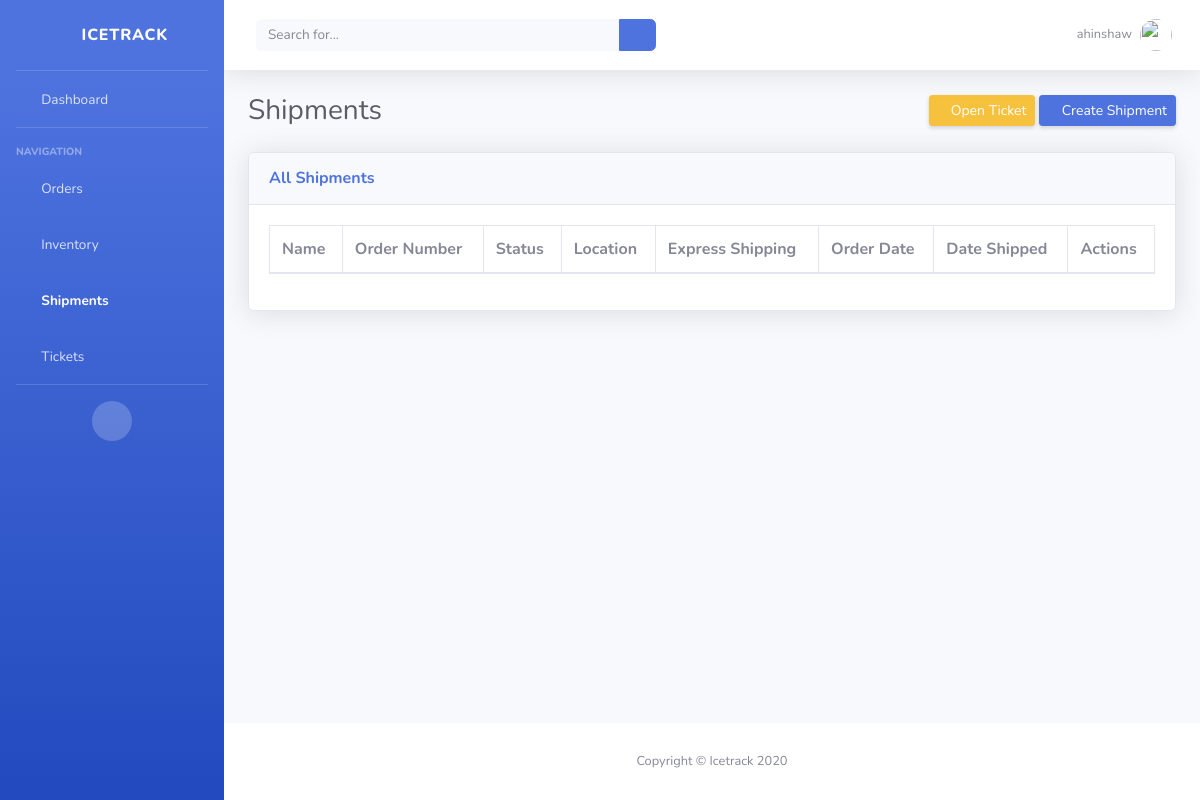
Page /shipments/ (signed in) on the earlier database version.
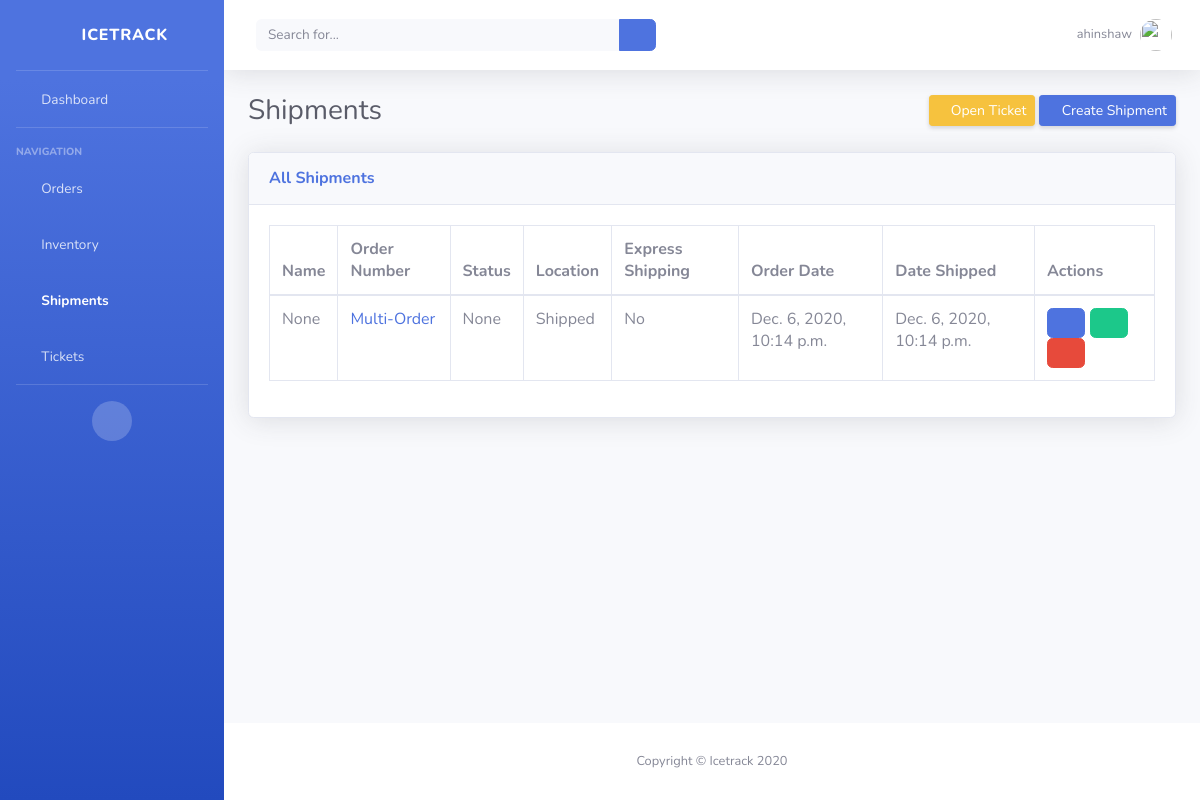
Same page on the later database version.
### icetrack/models.py (models this page shows, shortened)
class Shipment(models.Model):
    STATUS_CHOICES = [
        ('Unshipped', 'Unshipped'),
        ('Shipped', 'Shipped'),
        ('Lost', 'Lost'),
        ('Delayed', 'Delayed'),
        ('Delivered', 'Delivered'),
        ('Canceled', 'Canceled'),
    ]
    name = models.CharField(max_length=50, blank=True, null=True)
    attached_order = models.ForeignKey('Order', on_delete=models.CASCADE, null=True)
    location = models.CharField(max_length=50, blank=True, null=True)
    status = models.CharField(max_length=10, choices=STATUS_CHOICES, default='Unshipped')
    is_express_shipping = models.BooleanField(default=False, blank=True, null=True)
    order_date = models.DateTimeField(auto_now_add=True, auto_now=False)
    shipped_date = models.DateTimeField(blank=True, null=True, auto_now_add=False, auto_now=False)

class Order(models.Model):
    STATUS_CHOICES = [
        ('Placed', 'Placed'),
        ('Fulfilled', 'Fulfilled'),
        ('Canceled', 'Canceled'),
    ]
    name = models.CharField(max_length=50, blank=True, null=True)
    items = models.ManyToManyField('Inventory', blank=True, through='OrderItem')
    status = models.CharField(max_length=10, choices=STATUS_CHOICES, default='Placed')
    order_date = models.DateTimeField(auto_now_add=True, auto_now=False)
    created_by = models.ForeignKey(User, on_delete=models.CASCADE)
    def __str__(self):
        return str(self.name)

### icetrack/views.py (the view)
# urls.py: path('shipments/', ShipmentsPageView.as_view(), name="shipments"),
@method_decorator(login_required, name='dispatch')
class ShipmentsPageView(ListView):
    model = Shipment
    template_name = 'shipments.html'
    context_object_name = 'all_shipments_list'
    def dispatch(self, request, *args, **kwargs):
        if not request.user.is_staff:
            return redirect('home')
        return super(ShipmentsPageView, self).dispatch(request, *args, **kwargs)

### templates/shipments.html (shortened to what this page needs)
{% extends 'base_authenticated.html' %}
{% block content%}
<div class="container-fluid">
    <div class="d-sm-flex align-items-center justify-content-between mb-4">
        <h1 class="h3 mb-0 text-gray-800">Shipments</h1>
        <div>
            <a href="{% url 'create_ticket' %}" class="d-none d-sm-inline-block btn btn-sm btn-warning shadow-sm"><i class="fas fa-flag fa-sm text-white-50"></i> Open Ticket</a>
            <a href="{% url 'create_shipment' %}" class="d-none d-sm-inline-block btn btn-sm btn-primary shadow-sm"><i class="fas fa-plus fa-sm text-white-50"></i> Create Shipment</a>
        </div>
    </div>
    <div class="card shadow mb-4">
        <div class="card-header py-3">
            <h6 class="m-0 font-weight-bold text-primary">
                {% if request.user.is_staff %}
                    All Shipments
                {% else %}
                    Your Shipments
                {% endif %}
            </h6>
        </div>
        <div class="card-body">
            <div class="table-responsive">
                <table class="table table-bordered" id="dataTable" width="100%" cellspacing="0">
                    <thead>
                        <tr>
                            <th>Name</th>
                            <th>Order Number</th>
                            <th>Status</th>
                            <th>Location</th>
                            <th>Express Shipping</th>
                            <th>Order Date</th>
                            <th>Date Shipped</th>
                            <th>Actions</th>
                        </tr>
                    </thead>
                    <tbody>
                        {% for shipment in all_shipments_list %}
                            <tr>
                                <td>{{ shipment.name }}</td>
                                <td>
                                    {% if shipment.attached_order is None %}
                                        <p>N/A</p>
                                    {% else %}
                                        <p><a href="{% url 'order_detail' shipment.attached_order.id  %}">{{ shipment.attached_order }}</a></p>
                                    {% endif %}
                                </td>
                                <td>{{ shipment.location }}</td>
                                <td>{{ shipment.status }}</td>
                                <td>
                                    {% if shipment.is_express_shipping is False %}
                                        No
                                    {% elif shipment.is_express_shipping is True %}
                                        Yes
                                    {% endif %}
                                </td>
                                <td>{{ shipment.order_date }}</td>
                                <td>{{ shipment.shipped_date }}</td>
                                <td>
                                    <a class="btn btn-primary" href="{% url 'shipment_detail' shipment.id %}"><i class="far fa-eye"></i></a>
                                    <a class="btn btn-success" href="{% url 'update_shipment' shipment.id %}"><i class="fas fa-edit"></i></a>
                                    <a class="btn btn-danger" href="{% url 'delete_shipment' shipment.id %}"><i class="far fa-trash-alt"></i></a>
                                </td>
                            </tr>
                        {% endfor %}
                    </tbody>
                </table>
            </div>
        </div>
    </div>
</div>
{% endblock content %}

### templates/base_authenticated.html (shortened to what this page needs)
{% load static %}
<head>
    <link href="{% static 'vendor/fontawesome-free/css/all.min.css' %}" rel="stylesheet" type="text/css">
    <link href="{% static 'css/sb-admin-2.min.css' %}" rel="stylesheet">
</head>
<body id="page-top">
    <div id="wrapper">
        <ul class="navbar-nav bg-gradient-primary sidebar sidebar-dark accordion" id="accordionSidebar">
            <a class="sidebar-brand d-flex align-items-center justify-content-center" href="{% url 'home' %}">
                <div class="sidebar-brand-icon rotate-n-15">
                    <i class="fas fa-ice-cream"></i>
                </div>
                <div class="sidebar-brand-text mx-3">Icetrack</div>
            </a>
            <hr class="sidebar-divider my-0">
            <li class="nav-item {% if request.path == '/' %} active {% endif %}">
                <a class="nav-link" href="{% url 'home' %}">
                    <i class="fas fa-fw fa-tachometer-alt"></i>
                    <span>Dashboard</span></a>
            </li>
            <hr class="sidebar-divider">
            <div class="sidebar-heading">
                Navigation
            </div>
            <li class="nav-item {% if 'order' in request.path %} active {% endif %}">
                <a class="nav-link" href="{% url 'orders' %}">
                    <i class="fas fa-fw fa-chart-area"></i>
                    <span>Orders</span></a>
            </li>
            <li class="nav-item {% if 'inventory' in request.path %} active {% endif %}">
                <a class="nav-link" href="{% url 'inventory' %}">
                    <i class="fas fa-fw fa-boxes"></i>
                    <span>Inventory</span></a>
            </li>
            <li class="nav-item {% if 'shipment' in request.path %} active {% endif %}">
                <a class="nav-link" href="{% url 'shipments' %}">
                    <i class="fas fa-fw fa-truck"></i>
                    <span>Shipments</span></a>
            </li>
            <li class="nav-item {% if 'ticket' in request.path %} active {% endif %}">
                <a class="nav-link" href="{% url 'tickets' %}">
                    <i class="fas fa-fw fa-table"></i>
                    <span>Tickets</span></a>
            </li>
            <hr class="sidebar-divider d-none d-md-block">
            <div class="text-center d-none d-md-inline">
                <button class="rounded-circle border-0" id="sidebarToggle"></button>
            </div>
        </ul>
        <div id="content-wrapper" class="d-flex flex-column">
            <div id="content">
                <nav class="navbar navbar-expand navbar-light bg-white topbar mb-4 static-top shadow">
                    <form
                        class="d-none d-sm-inline-block form-inline mr-auto ml-md-3 my-2 my-md-0 mw-100 navbar-search">
                        <div class="input-group">
                            <input type="text" class="form-control bg-light border-0 small" placeholder="Search for..."
                                aria-label="Search" aria-describedby="basic-addon2">
                            <div class="input-group-append">
                                <button class="btn btn-primary" type="button">
                                    <i class="fas fa-search fa-sm"></i>
                                </button>
                            </div>
                        </div>
                    </form>
                    <ul class="navbar-nav ml-auto">
                        <li class="nav-item dropdown no-arrow d-sm-none">
                        <li class="nav-item dropdown no-arrow">
                            <a class="nav-link dropdown-toggle" id="userDropdown" role="button"
                                data-toggle="dropdown" aria-haspopup="true" aria-expanded="false">
                                <span class="mr-2 d-none d-lg-inline text-gray-600 small">{{ request.user.username }}</span>
                                <img class="img-profile rounded-circle"
                                    src="{% static 'img/undraw_profile.svg' %}">
                            </a>
                        </li>
                    </ul>
                </nav>
                {% block content %}
                {% endblock %}
            </div>
            <footer class="sticky-footer bg-white">
                <div class="container my-auto">
                    <div class="copyright text-center my-auto">
                        <span>Copyright &copy; Icetrack 2020</span>
                    </div>
                </div>
            </footer>
        </div>
    </div>

Differences in the rows shown:
added Shipment: name "None", attached_order "Multi-Order", location "None", status "Shipped", is_express_shipping "No", order_date "Dec. 6, 2020, 10:14 p.m.", shipped_date "Dec. 6, 2020, 10:14 p.m."
